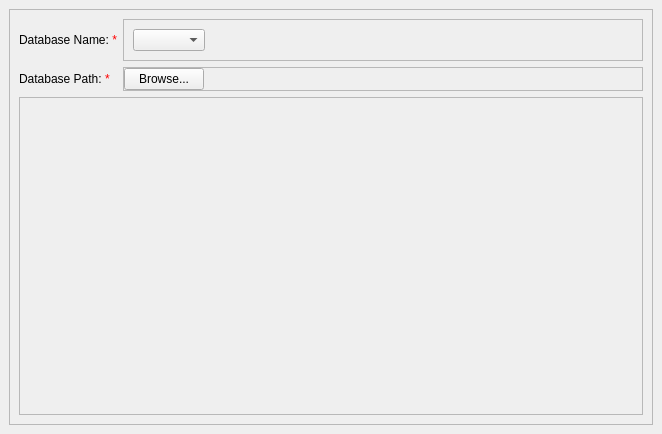
<?xml version="1.0" encoding="UTF-8"?>
<ui version="4.0">
 <class>blastdb</class>
 <widget class="QMainWindow" name="blastdb">
  <property name="geometry">
   <rect>
    <x>0</x>
    <y>0</y>
    <width>662</width>
    <height>434</height>
   </rect>
  </property>
  <property name="windowTitle">
   <string>Blast Database Management</string>
  </property>
  <widget class="QWidget" name="centralwidget">
   <layout class="QVBoxLayout" name="verticalLayout">
    <item>
     <widget class="QFrame" name="frame">
      <property name="frameShape">
       <enum>QFrame::StyledPanel</enum>
      </property>
      <property name="frameShadow">
       <enum>QFrame::Raised</enum>
      </property>
      <layout class="QGridLayout" name="gridLayout">
       <item row="0" column="0">
        <widget class="QLabel" name="label">
         <property name="text">
          <string>&lt;html&gt;&lt;head/&gt;&lt;body&gt;&lt;p&gt;&lt;span style=&quot; color:#000000;&quot;&gt;Database Name: &lt;/span&gt;&lt;span style=&quot; color:#ff0000;&quot;&gt;*&lt;/span&gt;&lt;/p&gt;&lt;/body&gt;&lt;/html&gt;</string>
         </property>
         <property name="textFormat">
          <enum>Qt::RichText</enum>
         </property>
        </widget>
       </item>
       <item row="1" column="0">
        <widget class="QLabel" name="label_database_path">
         <property name="text">
          <string>&lt;span style=&quot;color: black;&quot;&gt;Database Path: &lt;/span&gt;&lt;span style=&quot;color: red;&quot;&gt;*&lt;/span&gt;</string>
         </property>
         <property name="textFormat">
          <enum>Qt::RichText</enum>
         </property>
        </widget>
       </item>
       <item row="0" column="1">
        <widget class="QFrame" name="frame_2">
         <property name="frameShape">
          <enum>QFrame::StyledPanel</enum>
         </property>
         <property name="frameShadow">
          <enum>QFrame::Raised</enum>
         </property>
         <layout class="QHBoxLayout" name="horizontalLayout">
          <item>
           <widget class="QComboBox" name="comboBox_DB_Names"/>
          </item>
          <item>
           <spacer name="horizontalSpacer">
            <property name="orientation">
             <enum>Qt::Horizontal</enum>
            </property>
            <property name="sizeHint" stdset="0">
             <size>
              <width>395</width>
              <height>14</height>
             </size>
            </property>
           </spacer>
          </item>
         </layout>
        </widget>
       </item>
       <item row="1" column="1">
        <widget class="QFrame" name="frame_4">
         <property name="frameShape">
          <enum>QFrame::StyledPanel</enum>
         </property>
         <property name="frameShadow">
          <enum>QFrame::Raised</enum>
         </property>
         <layout class="QHBoxLayout" name="horizontalLayout_3">
          <property name="spacing">
           <number>0</number>
          </property>
          <property name="leftMargin">
           <number>0</number>
          </property>
          <property name="topMargin">
           <number>0</number>
          </property>
          <property name="rightMargin">
           <number>0</number>
          </property>
          <property name="bottomMargin">
           <number>0</number>
          </property>
          <item>
           <widget class="QPushButton" name="pushButton_DatabasePath">
            <property name="text">
             <string>Browse...</string>
            </property>
           </widget>
          </item>
          <item>
           <spacer name="horizontalSpacer_5">
            <property name="orientation">
             <enum>Qt::Horizontal</enum>
            </property>
            <property name="sizeHint" stdset="0">
             <size>
              <width>432</width>
              <height>20</height>
             </size>
            </property>
           </spacer>
          </item>
         </layout>
        </widget>
       </item>
       <item row="2" column="0" colspan="2">
        <widget class="QScrollArea" name="scrollArea">
         <property name="widgetResizable">
          <bool>true</bool>
         </property>
         <widget class="QWidget" name="scrollAreaWidgetContents">
          <property name="geometry">
           <rect>
            <x>0</x>
            <y>0</y>
            <width>614</width>
            <height>270</height>
           </rect>
          </property>
         </widget>
        </widget>
       </item>
      </layout>
     </widget>
    </item>
   </layout>
  </widget>
  <widget class="QMenuBar" name="menubar">
   <property name="geometry">
    <rect>
     <x>0</x>
     <y>0</y>
     <width>662</width>
     <height>26</height>
    </rect>
   </property>
  </widget>
 </widget>
 <resources/>
 <connections/>
</ui>
